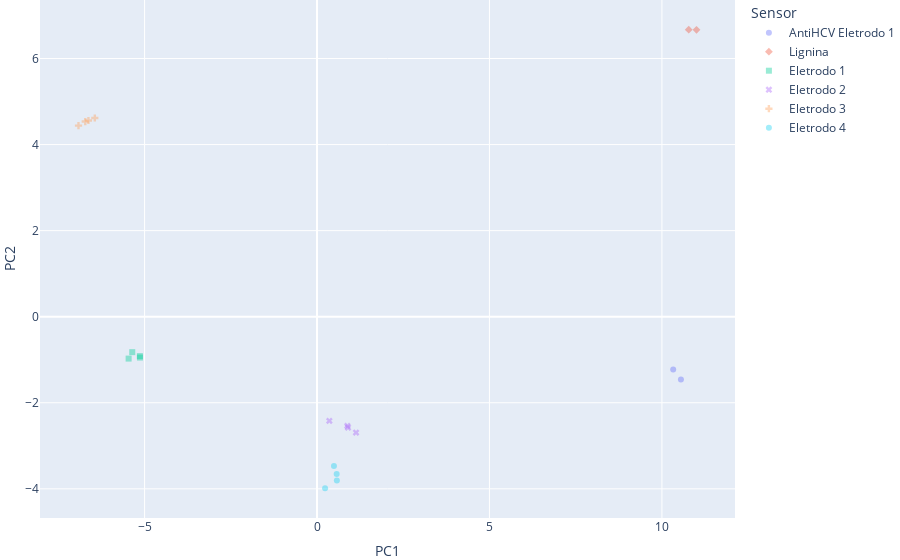

Notebook cell for this chart:
### Code cell
# 4.1 Customize 3D Scatter Plot

fig = px.scatter(df_scores, x='PC1', y='PC2', color='Sensor', symbol='Sensor', opacity=0.4)

# tight layout
fig.update_layout(margin=dict(l=0, r=0, b=0, t=0)) # left, right, bottom, top with zero margin

fig.show()

# https://plotly.com/python/templates/
# fig.update_layout(template='plotly_white')
# plotly, plotly_white, plotly_dark, ggplot2, seaborn, simple_white, none

### Figure 1 — Plotly figure (JSON) as saved in the notebook; plotly's stock layout.template omitted (floating-point values rounded to 4 significant figures)
{"data": [{"hovertemplate": "Sensor=AntiHCV Eletrodo 1<br>PC1=%{x}<br>PC2=%{y}<extra></extra>", "legendgroup": "AntiHCV Eletrodo 1", "marker": {"color": "#636efa", "opacity": 0.4, "symbol": "circle"}, "mode": "markers", "name": "AntiHCV Eletrodo 1", "orientation": "v", "showlegend": true, "type": "scatter", "x": [10.55, 10.33], "xaxis": "x", "y": [-1.46, -1.225], "yaxis": "y"}, {"hovertemplate": "Sensor=Lignina<br>PC1=%{x}<br>PC2=%{y}<extra></extra>", "legendgroup": "Lignina", "marker": {"color": "#EF553B", "opacity": 0.4, "symbol": "diamond"}, "mode": "markers", "name": "Lignina", "orientation": "v", "showlegend": true, "type": "scatter", "x": [10.78, 11.0], "xaxis": "x", "y": [6.671, 6.668], "yaxis": "y"}, {"hovertemplate": "Sensor=Eletrodo 1<br>PC1=%{x}<br>PC2=%{y}<extra></extra>", "legendgroup": "Eletrodo 1", "marker": {"color": "#00cc96", "opacity": 0.4, "symbol": "square"}, "mode": "markers", "name": "Eletrodo 1", "orientation": "v", "showlegend": true, "type": "scatter", "x": [-5.357, -5.134, -5.136, -5.463], "xaxis": "x", "y": [-0.8238, -0.9494, -0.9158, -0.9733], "yaxis": "y"}, {"hovertemplate": "Sensor=Eletrodo 2<br>PC1=%{x}<br>PC2=%{y}<extra></extra>", "legendgroup": "Eletrodo 2", "marker": {"color": "#ab63fa", "opacity": 0.4, "symbol": "x"}, "mode": "markers", "name": "Eletrodo 2", "orientation": "v", "showlegend": true, "type": "scatter", "x": [0.8991, 1.131, 0.8795, 0.3572], "xaxis": "x", "y": [-2.576, -2.693, -2.537, -2.42], "yaxis": "y"}, {"hovertemplate": "Sensor=Eletrodo 3<br>PC1=%{x}<br>PC2=%{y}<extra></extra>", "legendgroup": "Eletrodo 3", "marker": {"color": "#FFA15A", "opacity": 0.4, "symbol": "cross"}, "mode": "markers", "name": "Eletrodo 3", "orientation": "v", "showlegend": true, "type": "scatter", "x": [-6.443, -6.628, -6.72, -6.916], "xaxis": "x", "y": [4.618, 4.56, 4.535, 4.44], "yaxis": "y"}, {"hovertemplate": "Sensor=Eletrodo 4<br>PC1=%{x}<br>PC2=%{y}<extra></extra>", "legendgroup": "Eletrodo 4", "marker": {"color": "#19d3f3", "opacity": 0.4, "symbol": "circle"}, "mode": "markers", "name": "Eletrodo 4", "orientation": "v", "showlegend": true, "type": "scatter", "x": [0.4909, 0.5698, 0.575, 0.2341], "xaxis": "x", "y": [-3.467, -3.653, -3.809, -3.989], "yaxis": "y"}], "layout": {"legend": {"title": {"text": "Sensor"}, "tracegroupgap": 0}, "margin": {"b": 0, "l": 0, "r": 0, "t": 0}, "xaxis": {"anchor": "y", "domain": [0, 1], "title": {"text": "PC1"}}, "yaxis": {"anchor": "x", "domain": [0, 1], "title": {"text": "PC2"}}}}
